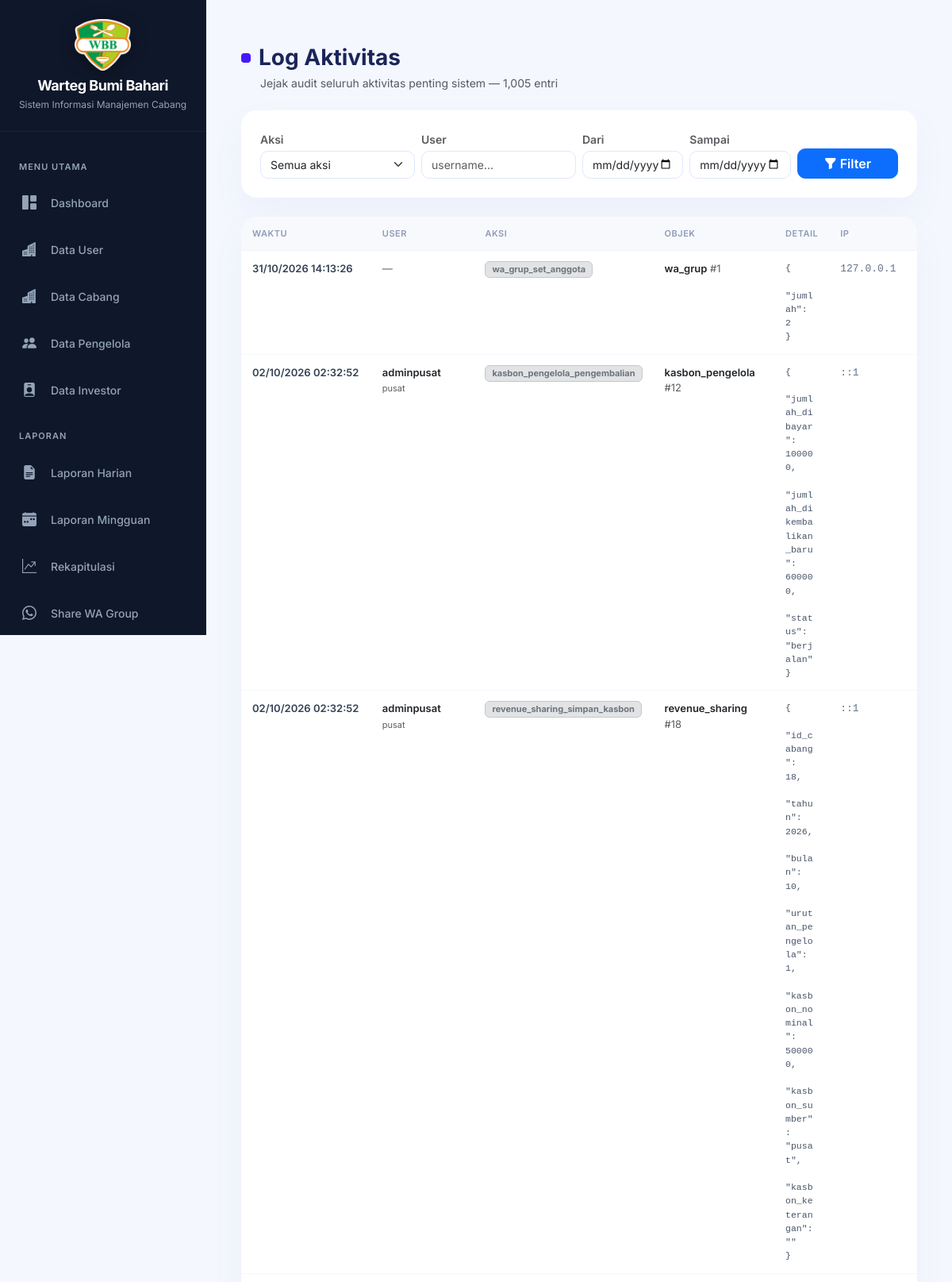
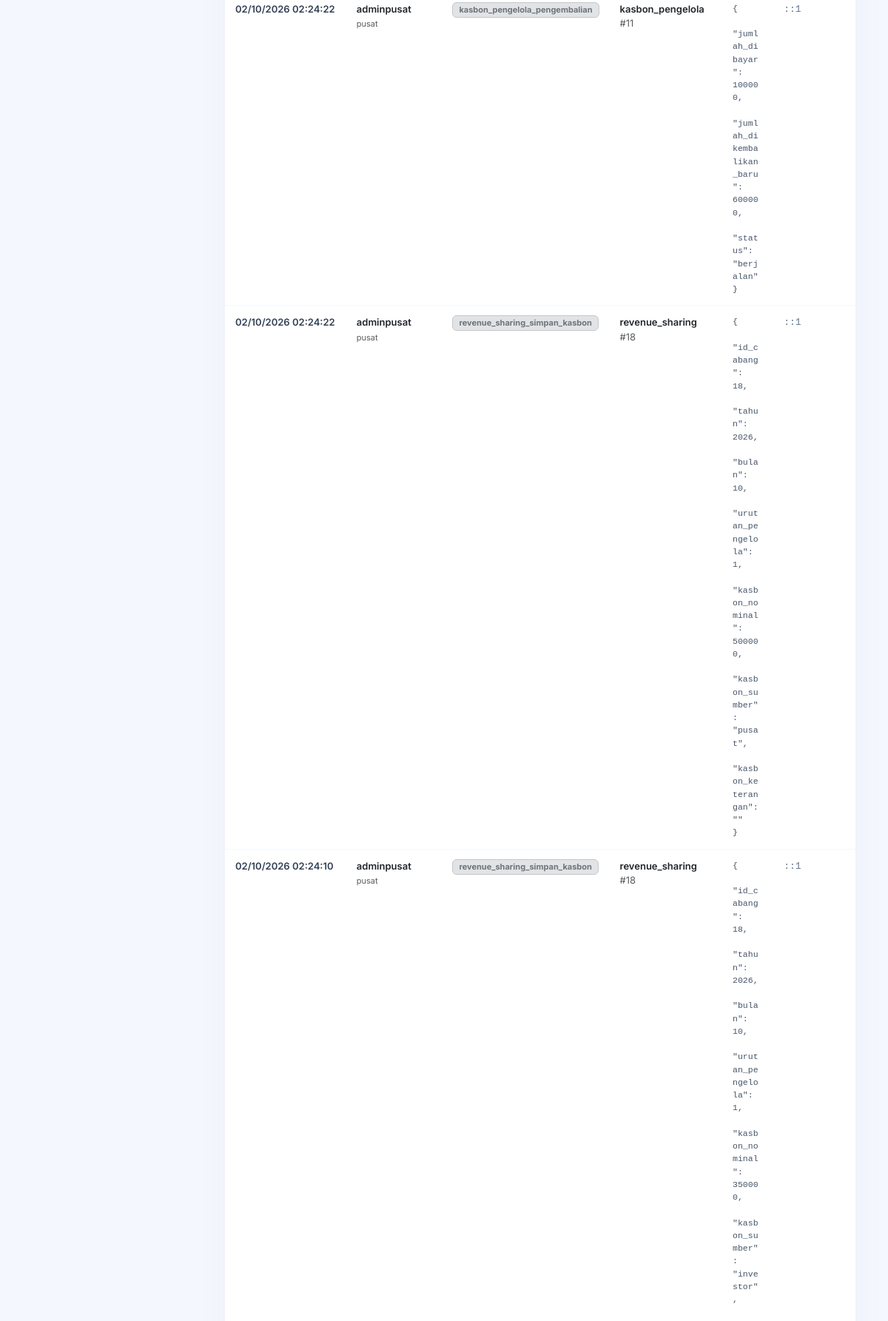
/admin_pusat/audit_log.php (signed in, upper part), run on the app's committed database (2 pictures, top to bottom).
### tables this page shows
CREATE TABLE `audit_log` (
  `id` bigint(20) NOT NULL AUTO_INCREMENT,
  `waktu` datetime NOT NULL DEFAULT current_timestamp(),
  `user_id` int(11) DEFAULT NULL,
  `username` varchar(50) DEFAULT NULL,
  `role` varchar(20) DEFAULT NULL,
  `aksi` varchar(60) NOT NULL,
  `tabel` varchar(40) DEFAULT NULL,
  `record_id` varchar(60) DEFAULT NULL,
  `detail` text DEFAULT NULL,
  `ip` varchar(45) DEFAULT NULL,
  `user_agent` varchar(255) DEFAULT NULL,
  PRIMARY KEY (`id`),
  KEY `idx_audit_waktu` (`waktu`),
  KEY `idx_audit_user` (`user_id`),
  KEY `idx_audit_tabel` (`tabel`,`record_id`),
  KEY `idx_audit_aksi` (`aksi`)
);

### config/koneksi.php (called while the page is built, shortened)
<?php
if (!function_exists('h')) {
    function h($string): string
    {
        return htmlspecialchars((string) ($string ?? ''), ENT_QUOTES, 'UTF-8');
    }
}

### admin_pusat/audit_log.php (the view, shortened to what this page needs)
<?php
require '../config/koneksi.php';
include 'sidebar_pusat.php';
$f_user  = trim($_GET['user'] ?? '');
$f_dari  = preg_match('/^\d{4}-\d{2}-\d{2}$/', $_GET['dari'] ?? '')  ? $_GET['dari']  : '';
$f_sampai = preg_match('/^\d{4}-\d{2}-\d{2}$/', $_GET['sampai'] ?? '') ? $_GET['sampai'] : '';
$where  = "WHERE 1=1";
$params = [];
$types  = "";
$limit  = 25;
$page   = max(1, (int) ($_GET['page'] ?? 1));
$offset = ($page - 1) * $limit;
$sc = $conn->prepare("SELECT COUNT(*) t FROM audit_log $where");
$sc->execute();
$total = (int) $sc->get_result()->fetch_assoc()['t'];
$sql = "SELECT * FROM audit_log $where ORDER BY id DESC LIMIT ? OFFSET ?";
$st  = $conn->prepare($sql);
$bt  = $types . "ii";
$bp  = array_merge($params, [$limit, $offset]);
$st->bind_param($bt, ...$bp);
$st->execute();
$rows = $st->get_result();
function badge_aksi(string $a): string
{
    $c = 'secondary';
    if (str_contains($a, 'hapus')) $c = 'danger';
    elseif (str_contains($a, 'tambah') || $a === 'login') $c = 'success';
    elseif (str_contains($a, 'edit') || str_contains($a, 'ganti')) $c = 'warning';
    elseif (str_contains($a, 'gagal') || str_contains($a, 'ditolak')) $c = 'danger';
    elseif ($a === 'logout') $c = 'secondary';
    return '<span class="badge bg-' . $c . '-subtle text-' . $c . ' border border-' . $c . '-subtle px-2 py-1" style="font-size:11px;">' . h($a) . '</span>';
}
?>
<link rel="stylesheet" href="https://cdn.jsdelivr.net/npm/bootstrap-icons@1.11.3/font/bootstrap-icons.min.css">
<div class="container-fluid py-4">
    <div class="d-flex align-items-center mb-1">
        <span class="title-mark"></span>
        <h3 class="fw-bold mb-0" style="color:#1b2559;">Log Aktivitas</h3>
    </div>
    <span class="text-muted small ms-4 d-block mb-4">Jejak audit seluruh aktivitas penting sistem &mdash; <?= number_format($total) ?> entri</span>
    <div class="card saas-card mb-4">
        <div class="card-body p-3 p-md-4">
            <form method="GET" class="al-form row g-2 align-items-end">
                <div class="col-6 col-md-3">
                    <label class="form-label small fw-semibold text-muted mb-1">Aksi</label>
                    <select name="aksi" class="form-select">
                        <option value="">Semua aksi</option>
                    </select>
                </div>
                <div class="col-6 col-md-3">
                    <label class="form-label small fw-semibold text-muted mb-1">User</label>
                    <input type="text" name="user" value="<?= h($f_user) ?>" class="form-control" placeholder="username...">
                </div>
                <div class="col-6 col-md-2">
                    <label class="form-label small fw-semibold text-muted mb-1">Dari</label>
                    <input type="date" name="dari" value="<?= h($f_dari) ?>" class="form-control">
                </div>
                <div class="col-6 col-md-2">
                    <label class="form-label small fw-semibold text-muted mb-1">Sampai</label>
                    <input type="date" name="sampai" value="<?= h($f_sampai) ?>" class="form-control">
                </div>
                <div class="col-12 col-md-2 d-flex gap-2">
                    <button class="btn btn-primary w-100 fw-semibold" style="border-radius:10px;"><i class="bi bi-funnel-fill me-1"></i>Filter</button>
                </div>
            </form>
        </div>
    </div>
    <div class="card saas-card overflow-hidden">
        <div class="table-responsive">
            <table class="al-table">
                <thead>
                    <tr>
                        <th style="width:150px;">Waktu</th>
                        <th style="width:150px;">User</th>
                        <th style="width:150px;">Aksi</th>
                        <th style="width:160px;">Objek</th>
                        <th>Detail</th>
                        <th style="width:120px;">IP</th>
                    </tr>
                </thead>
                <tbody>
                    <?php if ($rows->num_rows === 0): ?>
                        <tr><td colspan="6" class="text-center text-muted py-5"><i class="bi bi-inbox fs-3 d-block mb-2"></i>Tidak ada log</td></tr>
                    <?php else: while ($r = $rows->fetch_assoc()): ?>
                        <tr>
                            <td data-label="Waktu" class="al-time"><?= date('d/m/Y H:i:s', strtotime($r['waktu'])) ?></td>
                            <td data-label="User">
                                <?php if ($r['username']): ?>
                                    <span class="fw-semibold"><?= h($r['username']) ?></span><br>
                                    <span class="text-muted" style="font-size:11px;"><?= h($r['role'] ?? '-') ?></span>
                                <?php else: ?>
                                    <span class="text-muted">&mdash;</span>
                                <?php endif; ?>
                            </td>
                            <td data-label="Aksi"><?= badge_aksi($r['aksi']) ?></td>
                            <td data-label="Objek">
                                <?php if ($r['tabel']): ?>
                                    <span class="fw-semibold text-dark"><?= h($r['tabel']) ?></span>
                                    <?php if ($r['record_id'] !== null && $r['record_id'] !== ''): ?>
                                        <span class="text-muted">#<?= h($r['record_id']) ?></span>
                                    <?php endif; ?>
                                <?php else: ?>
                                    <span class="text-muted">&mdash;</span>
                                <?php endif; ?>
                            </td>
                            <td data-label="Detail">
                                <?php if ($r['detail']): ?>
                                    <div class="al-detail"><?php
                                        $j = json_decode($r['detail'], true);
                                        echo h($j !== null ? json_encode($j, JSON_PRETTY_PRINT | JSON_UNESCAPED_UNICODE | JSON_UNESCAPED_SLASHES) : $r['detail']);
                                    ?></div>
                                <?php else: ?>
                                    <span class="text-muted">&mdash;</span>
                                <?php endif; ?>
                            </td>
                            <td data-label="IP" class="al-ip"><?= h($r['ip'] ?? '-') ?></td>
                        </tr>
                    <?php endwhile; endif; ?>
                </tbody>
            </table>
        </div>
    </div>
</div>

### admin_pusat/sidebar_pusat.php (style rules this page uses)
:root { --sidebar-bg: #0f172a; --sidebar-hover: rgba(59, 130, 246, 0.15); --sidebar-active: linear-gradient(90deg, #3b82f6 0%, #2563eb 100%); --text-muted: #94a3b8; --content-bg: #f8fafc; }
* { font-family: 'Inter', sans-serif; }
body { background: var(--content-bg); }

### admin_pusat/audit_log.php (style rules this page uses)
body { background-color: #f4f7fe !important; font-family: 'Plus Jakarta Sans', sans-serif !important; color: #1b2559; }
.saas-card { background: #fff; border: none !important; border-radius: 20px !important; box-shadow: 0 18px 40px rgba(112,144,176,.06) !important; }
.title-mark { width: 12px; height: 12px; background: #4318ff; border-radius: 4px; display: inline-block; margin-right: 10px; }
.al-form .form-control, .al-form .form-select { border-radius: 10px; border: 1px solid #e0e7ff; font-size: 14px; }
.al-table { width: 100%; margin: 0; }
.al-table thead th { background: #f8f9fc; color: #8f9bba; font-size: 11px; text-transform: uppercase; letter-spacing: .5px; font-weight: 600; padding: 13px 14px; border-bottom: 1px solid #eef2f9; white-space: nowrap; }
.al-table tbody td { padding: 13px 14px; border-bottom: 1px solid #f4f7fe; font-size: 13px; vertical-align: top; }
.al-detail { font-family: ui-monospace, SFMono-Regular, Menlo, monospace; font-size: 11.5px; color: #475569; white-space: pre-wrap; word-break: break-word; max-width: 420px; }
.al-time { white-space: nowrap; font-weight: 600; color: #334155; }
.al-ip { font-family: ui-monospace, monospace; font-size: 11.5px; color: #64748b; }

### data on the page
audit_log: waktu "31/10/2026 14:13:26", aksi "wa_grup_set_anggota", tabel "wa_grup", record "1", detail "{ \"jumlah\": 2 }", ip "127.0.0.1"
audit_log: waktu "02/10/2026 02:32:52", username "adminpusat", role "pusat", aksi "kasbon_pengelola_pengembalian", tabel "kasbon_pengelola", record "12", detail "{ \"jumlah_dibayar\": 100000, \"jumlah_dikembalikan_baru\": 600000, \"status\": \"berjalan\" }", ip "::1"
audit_log: waktu "02/10/2026 02:32:52", username "adminpusat", role "pusat", aksi "revenue_sharing_simpan_kasbon", tabel "revenue_sharing", record "18", detail "{ \"id_cabang\": 18, \"tahun\": 2026, \"bulan\": 10, \"urutan_pengelola\": 1, \"kasbon_nominal\": 500000, \"kasbon_sumber\": \"pusat\", \"kasbon_keterangan\": \"\" }", ip "::1"
audit_log: waktu "02/10/2026 02:24:22", username "adminpusat", role "pusat", aksi "kasbon_pengelola_pengembalian", tabel "kasbon_pengelola", record "11", detail "{ \"jumlah_dibayar\": 100000, \"jumlah_dikembalikan_baru\": 600000, \"status\": \"berjalan\" }", ip "::1"
audit_log: waktu "02/10/2026 02:24:22", username "adminpusat", role "pusat", aksi "revenue_sharing_simpan_kasbon", tabel "revenue_sharing", record "18", detail "{ \"id_cabang\": 18, \"tahun\": 2026, \"bulan\": 10, \"urutan_pengelola\": 1, \"kasbon_nominal\": 500000, \"kasbon_sumber\": \"pusat\", \"kasbon_keterangan\": \"\" }", ip "::1"
audit_log: waktu "02/10/2026 02:24:10", username "adminpusat", role "pusat", aksi "revenue_sharing_simpan_kasbon", tabel "revenue_sharing", record "18", ip "::1"

### other printed values
$total "1,005"
